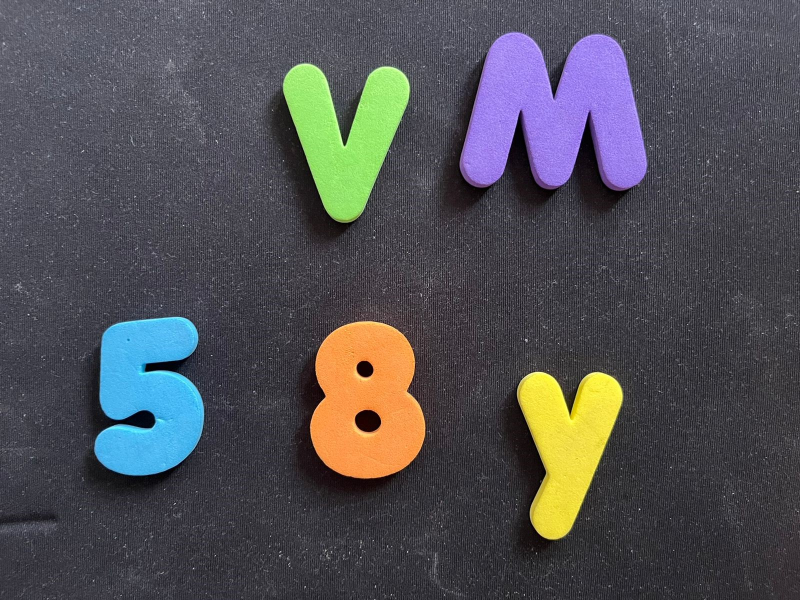
#> input picture act4/im2.jpeg, 1600 x 1200 px (shown at 1/2 size)
$ python he.py
#> lines starting #> are read from the running program, lines starting #| are printed output that depends on the picture
# Programa para segmentar regiones de interés en función del color
import cv2
import numpy as np

if __name__ == '__main__':
    print("Inicio")
    # Abrimos la imagen
    img = cv2.imread("im2.jpeg");
#> img is the input picture: shape (1200, 1600, 3); mean B, G, R 84.1, 80.3, 80.8

    # Cambiamos de tamaño (opcional)
    f=0.5
    img_resized=cv2.resize(img, (0,0), fx=f, fy=f)
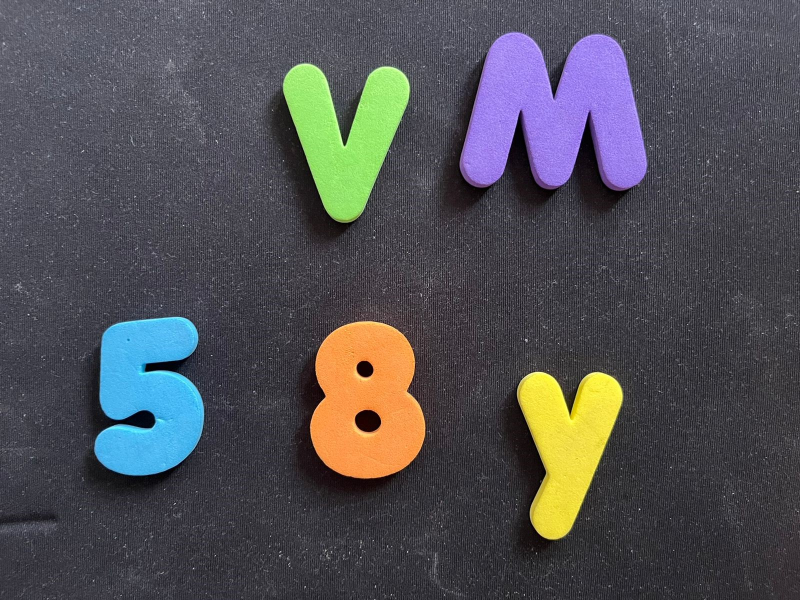
#> img_resized: shape (600, 800, 3); mean B, G, R 84.3, 80.5, 81

    kernel = np.array([[1/9, 1/9, 1/9],
                      [1/9, 1/9, 1/9],
                      [1/9, 1/9, 1/9]])
    img_filtered = cv2.filter2D(img_resized, -1, kernel)
    # Guardamos resultado
    #cv2.imshow("img",img)
    cv2.imshow("img_resized", img_resized)
    cv2.imshow("img_filtered", img_filtered)

    cv2.waitKey(0)

$ run again, with act4/im1.jpeg copied over act4/im2.jpeg
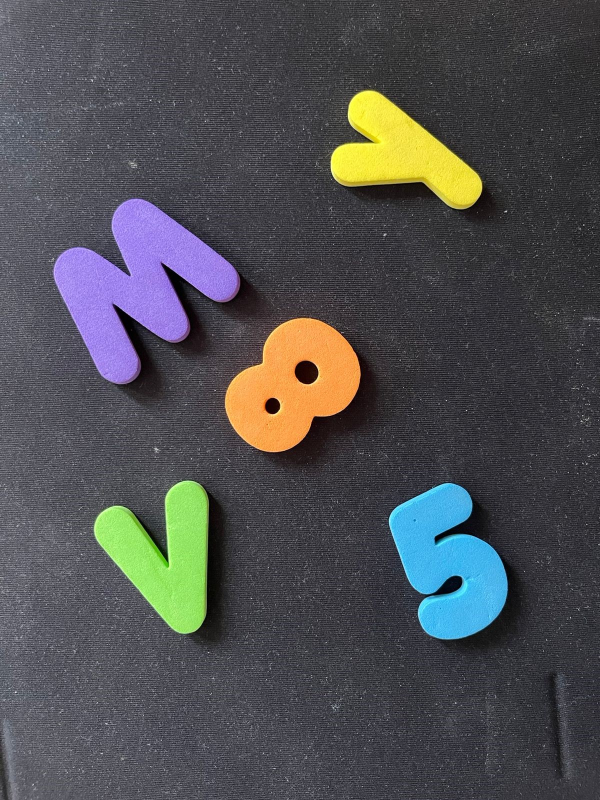
#> input picture act4/im1.jpeg, 1200 x 1600 px (shown at 1/2 size)
#> img is the input picture: shape (1600, 1200, 3); mean B, G, R 81.4, 79.4, 78.8
#> `img_resized=cv2.resize(img, (0,0), fx=f, fy=f)`:
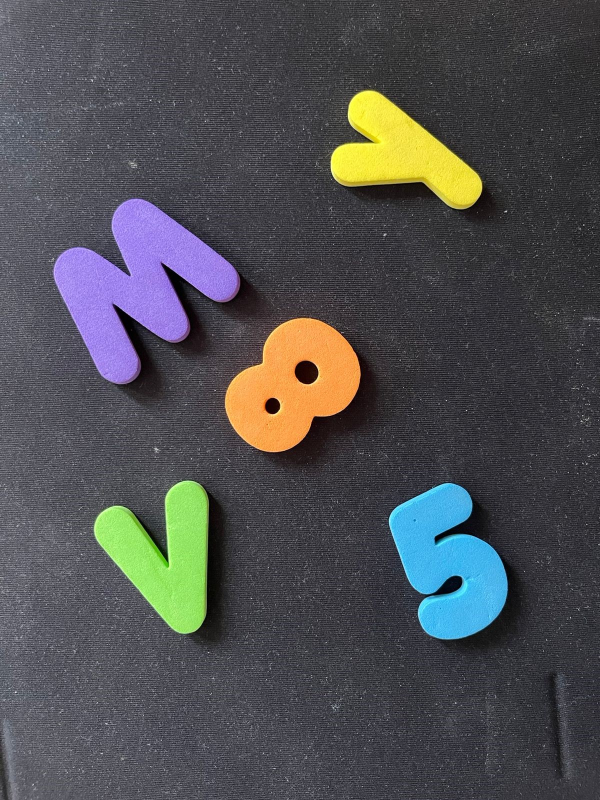
#> img_resized: shape (800, 600, 3); mean B, G, R 81.5, 79.5, 78.9

$ run again, with act4/im3.jpeg copied over act4/im2.jpeg
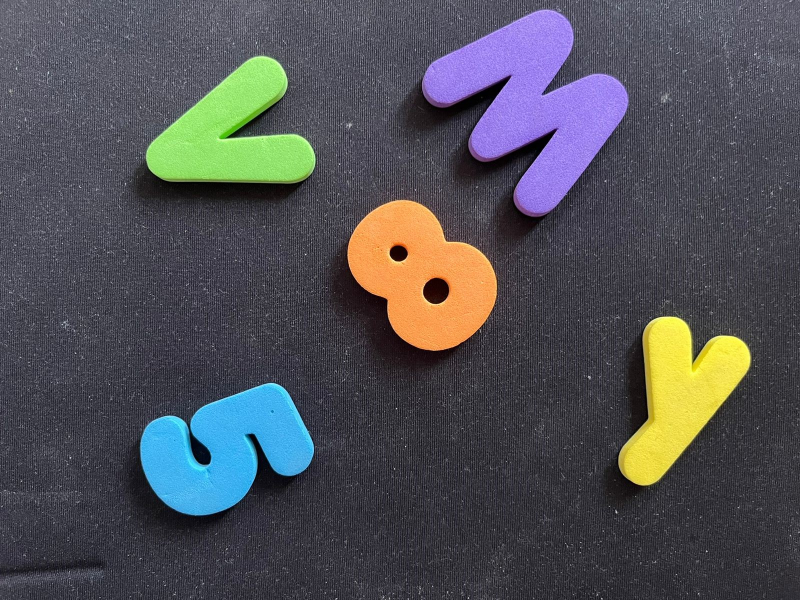
#> input picture act4/im3.jpeg, 1600 x 1200 px (shown at 1/2 size)
#> img is the input picture: shape (1200, 1600, 3); mean B, G, R 85.7, 80.9, 80.3
#> `img_resized=cv2.resize(img, (0,0), fx=f, fy=f)`:
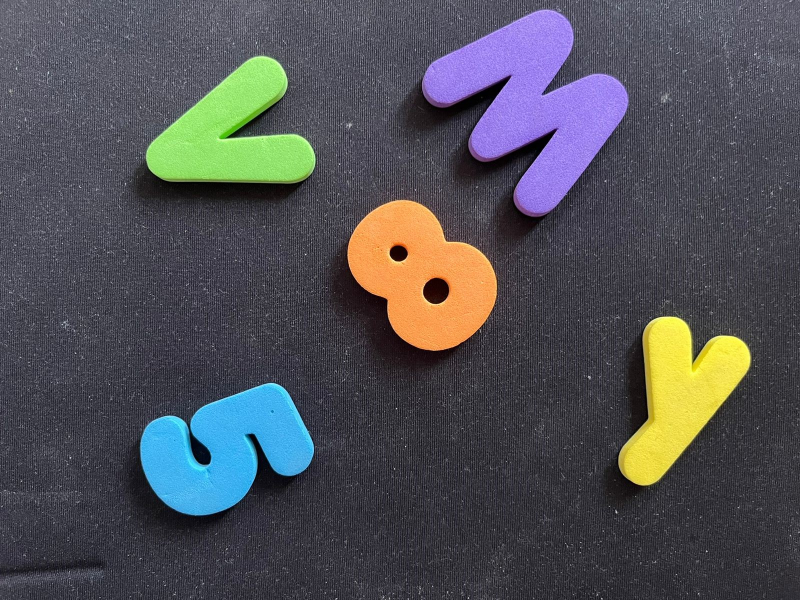
#> img_resized: shape (600, 800, 3); mean B, G, R 85.8, 81, 80.4
